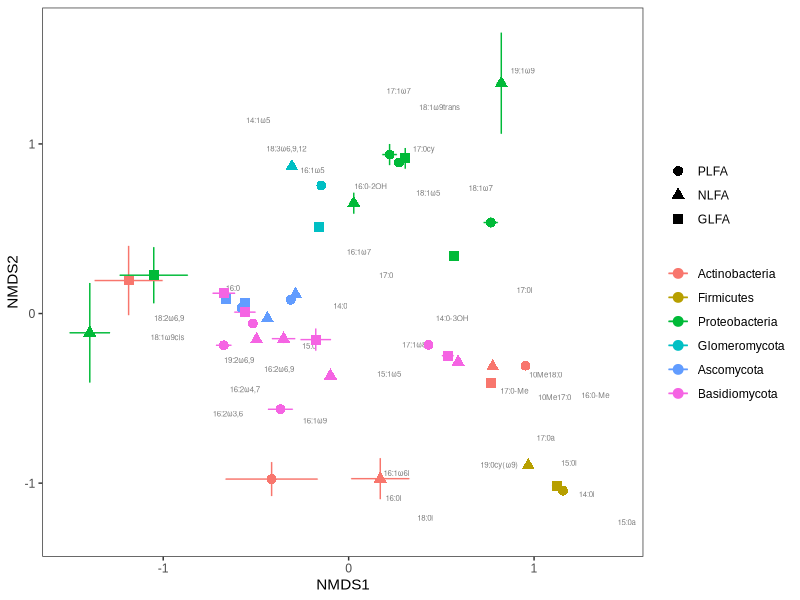
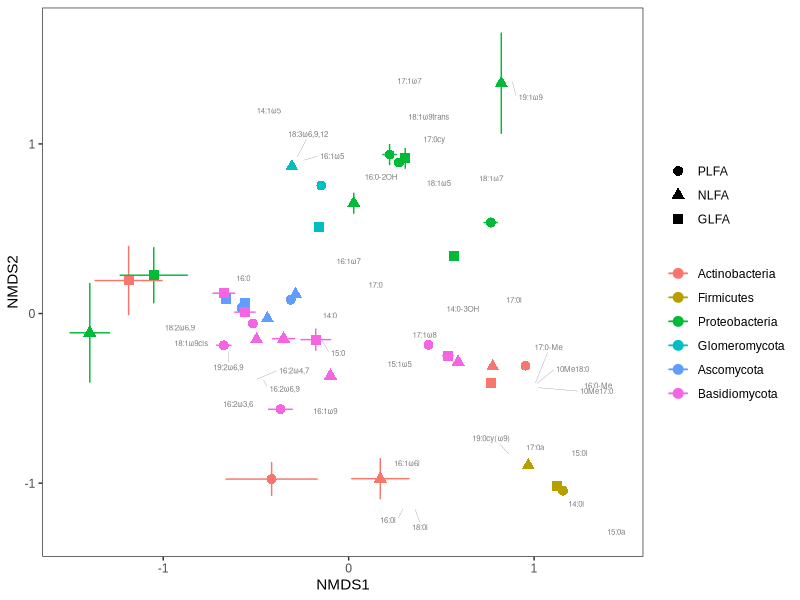
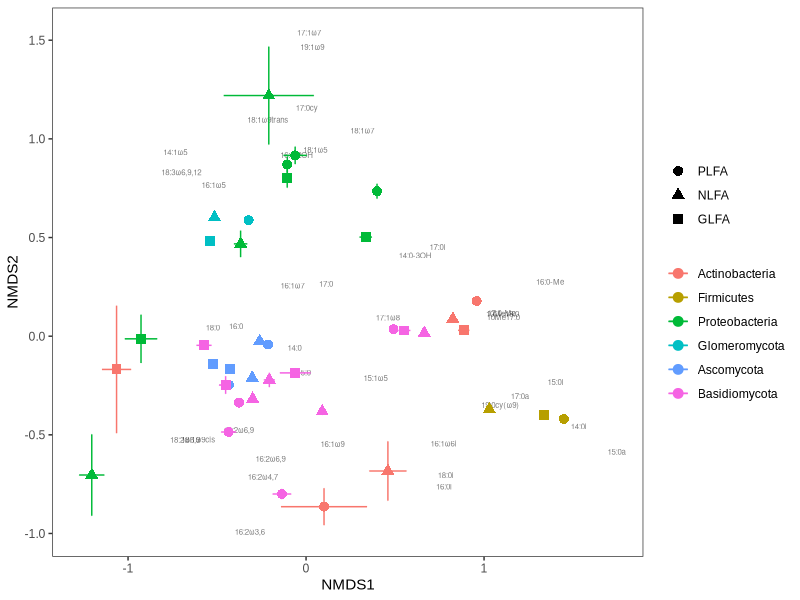
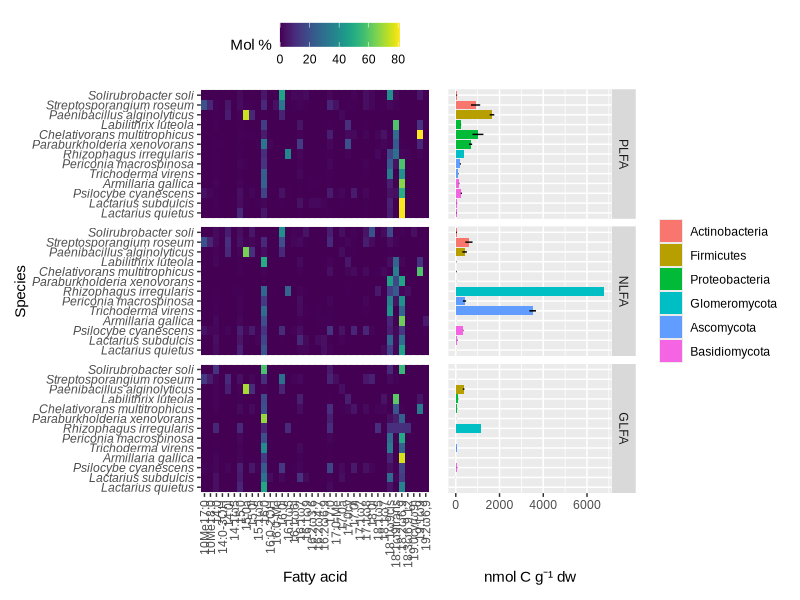
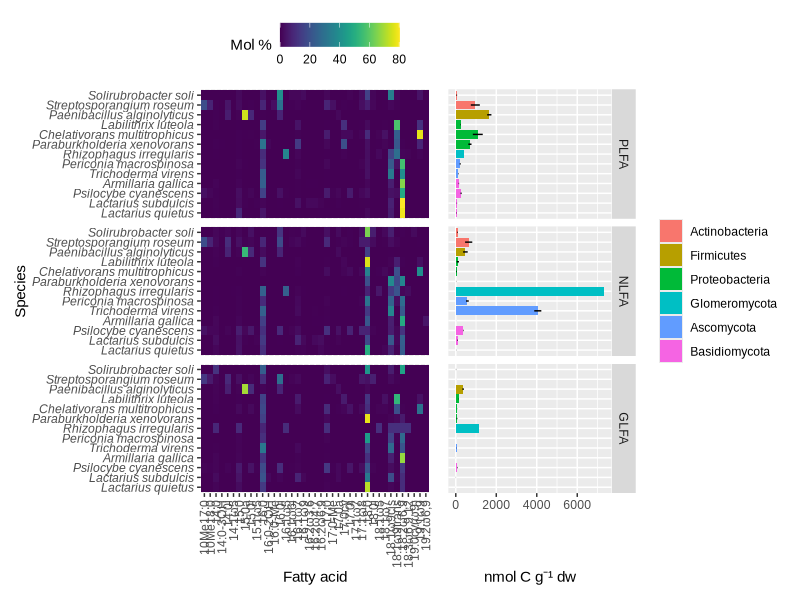
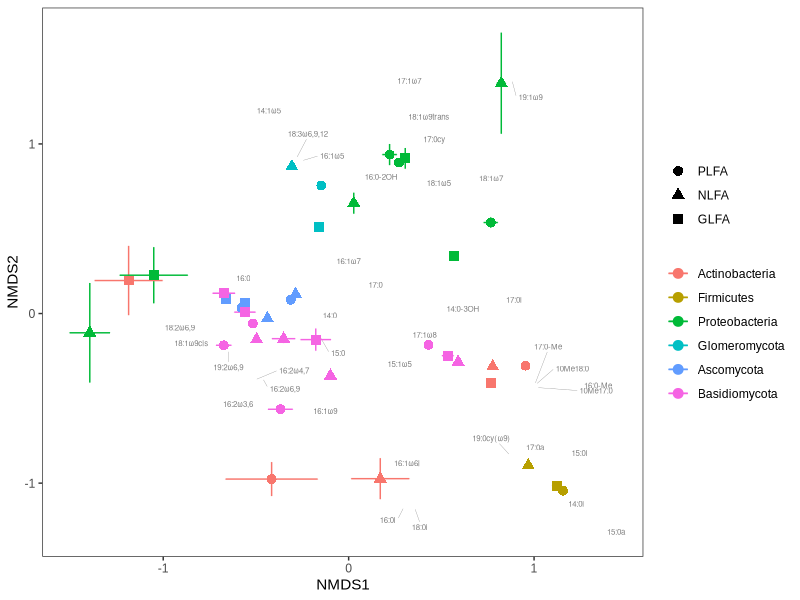
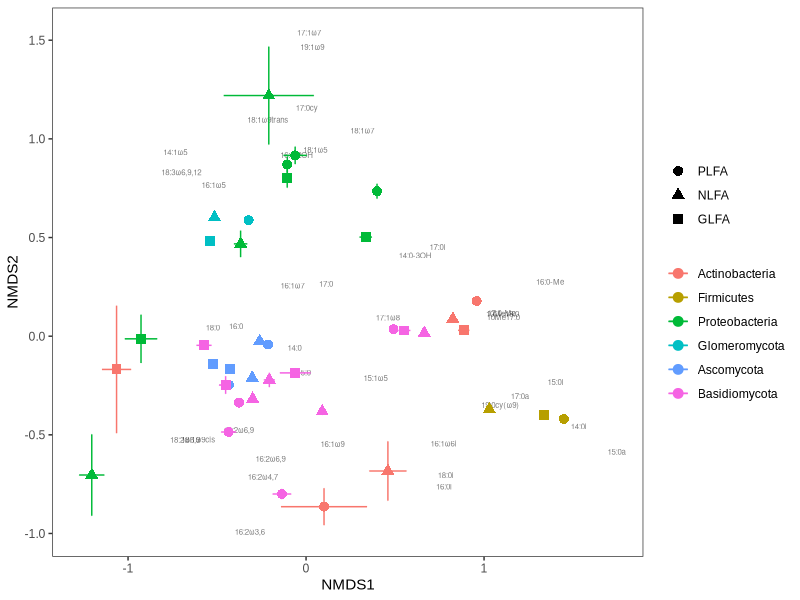

Here is the R script that generated these plots, in order:
## Gorka et al. 2023
## "Beyond PLFA: Concurrent extraction of neutral and 
##  glycolipid fatty acids provides new insights into 
##  soil microbial communities"

# This script analyses the microbial pure culture fatty acid profile data.
# It creates Fig. 3, Fig. 4, Fig. S2, and Fig. S3.

# Load packages
library(tidyverse)
library(ggrepel) # Additional geoms for ggplot2
library(viridis) # Viridis colour package
library(vegan) # Multivariate statistics
library(patchwork) # To arrange ggplots
library(rstatix) # Pipe-friendly statistics
#

# Prep data ---------------------------------------------------------------
# Import TIC area data
fa <- 
  read_csv("area.csv") %>% 
  dplyr::select(-info)

# Check data for duplicate values
fa %>% 
  group_by(full_id, FA) %>% 
  filter(n() > 1) %>% 
  nrow
# --> looks ok!

# Export list of FAs for C-atom list
#write.csv(sort(levels(as_factor(fa$FA))), file = "FA_list.csv")
# --> save as "C_atoms.csv", rename column "x" to "FA", add C.atoms

# Save internal standard extra
C19_0 <-
  fa %>% 
  filter(FA == "C19:0") %>% 
  dplyr::select(full_id, area) %>% 
  mutate(C19_0 = area / 0.639938565897674) %>% # *
  dplyr::select(-area)
# *The long value is the added amount 
#  of 19:0 in umol C (1:200, 100 ul)

# Add 19:0 column to "fa"
fa <-
  fa %>% 
  filter(FA != "C19:0") %>% # Remove FA 19:0 first
  left_join(C19_0, by = "full_id")



##### Calculations
## nmol C = area / C19_0-value * 1000
fa <-
  fa %>% 
  mutate(nmolC = area / C19_0 * 1000) %>% 
  dplyr::select(-C19_0, -area)

## Load weights data
weights <- 
  read_csv("weights.csv")

# Calc. actual and potential volumes for transfer loss correction
weights <- 
  weights %>% 
  mutate(actual_vol_g = full_vial_g - empty_vial_g, # Calc actual vol
         potential_vol_g = 5.60334210526316) %>%    # Add potential vol
  dplyr::select(-c(full_vial_g, empty_vial_g))

# Check if data corresponds correctly
all(levels(as.factor(fa$id)) == levels(as.factor(weights$id)))
all(levels(as.factor(fa$rep)) == levels(as.factor(weights$rep)))
all(levels(as.factor(paste(fa$id, fa$rep))) == levels(as.factor(paste(weights$id, weights$rep))))

# Correct for losses with transfer of lower phase after phase separation
fa <-
  fa %>% 
  left_join(weights, by = c("id", "rep", "GC_run")) %>% 
  mutate(nmolC = nmolC / actual_vol_g * potential_vol_g) %>% # CALC
  dplyr::select(-actual_vol_g, -potential_vol_g)

## Subtr Blks
blks <-
  fa %>% 
  filter(id == "Blk") %>%
  dplyr::select(fa_type, GC_run, FA, nmolC) %>% 
  group_by(fa_type, GC_run, FA) %>% 
  summarise(blk_mean = mean(nmolC)) %>% # Calc mean
  ungroup()

fa <-
  fa %>% 
  filter(id != "Blk") %>% 
  left_join(blks, by = c("fa_type", "GC_run", "FA")) %>%
  mutate(blk_mean = ifelse(is.na(blk_mean), 0, blk_mean)) %>% # Set NAs zero
  mutate(nmolC = nmolC - blk_mean) %>% # Subtract blks
  dplyr::select(-blk_mean)


## Methyl-group correction and divide by (g dw)
# Load phylum data (includes C-atoms)
#--> NOTE that the 'phylum' column refers 
#    to the phylogenetic specificity of FAs
c_atoms <- read_csv("C_atoms.csv")


# Merge dfs and Calc
all(c_atoms$FA %>% as_factor %>% levels %>% sort == fa$FA %>% as_factor %>% levels %>% sort) # Check if FA names correspond
fa <-
  fa %>% 
  left_join(c_atoms, by = "FA") %>% 
  mutate(nmolC = nmolC / (C.atoms + 1) * C.atoms ) %>% # Methyl group correction
  mutate(nmolC = nmolC / dw_mg) %>%                    # Normalise by mg dry weight
  dplyr::select(-c(C.atoms, dw_mg))

# Set negative values to zero
# --> applies to straight chain FAs which were present in blank samples
fa <-
  fa %>% 
  mutate(nmolC = ifelse(nmolC < 0, 0, nmolC)) %>% 
  droplevels()

# Reorder factor levels (PLFA > NLFA > GLFA)
fa <-
  fa %>%  
  mutate(fa_type = fct_rev(fa_type))

# Check data for duplicates
fa %>% group_by(full_id, FA) %>% filter(n() > 1) %>% nrow()
# --> looks ok!

# Add taxon column
taxon <- read_csv("species_list.csv")
all(fa$species %>% as_factor %>% levels %>% sort == taxon$species %>% as_factor %>% levels %>% sort) # Check if species names correspond
fa <- fa %>% left_join(taxon)

# Print data
fa



#
# Heatmap + Boxplot (-18:0) - Fig 3 -----------------------------------------------
# Save data for section, and delete FA 18:0
heat <- fa %>% 
  filter(FA != "C18:0")

# Calculate mol%
fa_sum <-
  heat %>% 
  mutate(nmolC = ifelse(is.na(nmolC), 0, nmolC)) %>% # Set NAs zero
  group_by(full_id) %>% 
  summarise(nmolC_sum = sum(nmolC)) %>% 
  ungroup()

heat <-
  heat %>% 
  left_join(y = fa_sum, by = "full_id") %>% 
  mutate(nmolC = ifelse(is.na(nmolC), 0, nmolC)) %>% # Set NAs zero
  mutate(molPerc = nmolC / nmolC_sum * 100) %>% 
  dplyr::select(-c(nmolC_sum))

# Check it
#--> Sum should always be 100
heat %>% 
  group_by(full_id) %>% 
  summarise(molPerc = sum(molPerc)) %>% 
  arrange(molPerc) %>% 
  print(n = 114)

# Beautify fatty acid names
heat <- 
  heat %>% 
  mutate(FA = gsub("C", "", FA),
         FA = gsub("w", "ω", FA),
         FA = gsub("_", "-", FA),
         FA = gsub("-OH", "OH", FA))

# Add genus column
heat <-
  heat %>% 
  separate(col = species,
           into = c("genus", "x"),
           sep = " ",
           remove = FALSE) %>% 
  dplyr::select(-x)

# Resort factor levels
levels(as_factor(paste(heat$taxon, heat$species))) # Print all species
heat <- heat %>% 
  mutate(species = fct_relevel(species,
                               c("Solirubrobacter soli", "Streptosporangium roseum",    # Actinobacteria
                                 "Paenibacillus alginolyticus",                         # Firmicutes
                                 "Labilithrix luteola", "Chelativorans multitrophicus", # Proteobacteria
                                 "Paraburkholderia xenovorans",
                                 "Rhizophagus irregularis",                             # Glomeromycetes
                                 "Periconia macrospinosa", "Trichoderma virens",        # Ascomycetes
                                 "Armillaria gallica", "Psilocybe cyanescens",          # Basidiomycetes
                                 "Lactarius subdulcis", "Lactarius quietus")))          # Basidiomycetes (EMF)
levels(heat$species) # Check it!

levels(as_factor(heat$taxon))
heat <- heat %>% 
  mutate(taxon = fct_relevel(taxon,
                               c("Actinobacteria", "Firmicutes", "Proteobacteria",
                                 "Glomeromycota", "Ascomycota", "Basidiomycota")))

#### Plot it!
# Heatmap
fig1 <-
heat %>% 
  dplyr::select(-nmolC) %>% 
  group_by(FA, fa_type, species) %>% 
  mutate(species = as_factor(species)) %>% 
  summarise(molPerc = mean(molPerc)) %>% 
  ungroup() %>% 
  pivot_wider(values_from = molPerc, names_from = FA) %>%
  pivot_longer(cols = c("10Me17:0":ncol(.)), values_to = "molPerc", names_to = "FA") %>% 
  mutate(molPerc = replace_na(molPerc, 0)) %>% # Replace NA values with zero
  droplevels() %>% 
  # Plot it!
  ggplot(aes(x = FA, y = species, fill = molPerc)) +
  geom_tile() +
  scale_fill_viridis(name = "Mol %") +
  labs(x = "Fatty acid", y = "Species") +
  scale_y_discrete(limits = rev) +
  facet_wrap(~fa_type, ncol = 1, strip.position = "right") +
  theme(axis.text.x = element_text(angle = 90, hjust = 1, vjust = 0.5),
        legend.position = "top",
        strip.text.y = element_blank(),
        text = element_text(family = "Arial"),
        axis.text.y = element_text(face = "italic"))

# nmolC -- boxplot
fig2 <-
heat %>% 
  dplyr::select(-molPerc) %>% 
  # Calc sum of all FAs
  group_by(fa_type, species, genus, taxon, rep) %>% 
  mutate(species = as_factor(species)) %>% 
  summarise(nmolC = sum(nmolC)) %>% 
  ungroup() %>% 
  # Plot it!
  ggplot(aes(x = nmolC, y = species, fill = taxon)) +
  stat_summary(geom = "bar", fun = mean) +
  stat_summary(geom = "errorbar", fun.data = mean_se, width = 0) +
  labs(x = "nmol C g⁻¹ dw", y = "Species") +
  scale_y_discrete(limits = rev) +
  facet_wrap(~fa_type, ncol = 1, strip.position = "right") +
  theme(legend.title = element_blank(),
        axis.title.y = element_blank(),
        axis.text.y = element_blank(),
        axis.ticks.y = element_blank(),
        text = element_text(family = "Arial"))

# Plot and export it!
fig_JPEG <- fig1 + fig2 + plot_layout(widths = c(1.4,1))
jpeg(filename = "Fig_3.jpg", units = "cm", width = 35, height = 19, res = 300)
plot(fig_JPEG)
dev.off()


#
# Heatmap + Boxplot (+18:0) - Fig S2 -----------------------------------------------
# Save df for section
heat <- fa 

# Calculate mol%
fa_sum <-
  heat %>% 
  mutate(nmolC = ifelse(is.na(nmolC), 0, nmolC)) %>% # Set NAs zero
  group_by(full_id) %>% 
  summarise(nmolC_sum = sum(nmolC)) %>% 
  ungroup()

heat <-
  heat %>% 
  left_join(y = fa_sum, by = "full_id") %>% 
  mutate(nmolC = ifelse(is.na(nmolC), 0, nmolC)) %>% # Set NAs zero
  mutate(molPerc = nmolC / nmolC_sum * 100) %>% 
  dplyr::select(-c(nmolC_sum))

# Check it
#--> Sum should always be 100
heat %>% 
  group_by(full_id) %>% 
  summarise(molPerc = sum(molPerc)) %>% 
  arrange(molPerc)

# Beautify fatty acid :)
heat <- heat %>% 
  mutate(FA = gsub("C", "", FA),
         FA = gsub("w", "ω", FA),
         FA = gsub("_", "-", FA),
         FA = gsub("-OH", "OH", FA))

# Add genus column
heat <-
  heat %>% 
  separate(col = species,
           into = c("genus", "x"),
           sep = " ",
           remove = FALSE) %>% 
  dplyr::select(-x)

# Resort factor levels
levels(as_factor(paste(heat$taxon, heat$species)))
heat <- heat %>% 
  mutate(species = fct_relevel(species,
                               c("Solirubrobacter soli", "Streptosporangium roseum",    # Actinobacteria
                                 "Paenibacillus alginolyticus",                         # Firmicutes
                                 "Labilithrix luteola", "Chelativorans multitrophicus", # Proteobacteria
                                 "Paraburkholderia xenovorans",
                                 "Rhizophagus irregularis",                             # Glomeromycetes
                                 "Periconia macrospinosa", "Trichoderma virens",        # Ascomycetes
                                 "Armillaria gallica", "Psilocybe cyanescens",          # Basidiomycetes
                                 "Lactarius subdulcis", "Lactarius quietus")))          # Basidiomycetes (EMF)
levels(heat$species)

levels(as_factor(heat$taxon))
heat <- heat %>% 
  mutate(taxon = fct_relevel(taxon,
                                   c("Actinobacteria", "Firmicutes", "Proteobacteria",
                                     "Glomeromycota", "Ascomycota", "Basidiomycota")))

#### Plot it!
# Heatmap
fig1 <-
  heat %>% 
  dplyr::select(-nmolC) %>% 
  group_by(FA, fa_type, species) %>% 
  mutate(species = as_factor(species)) %>% 
  summarise(molPerc = mean(molPerc)) %>% 
  ungroup() %>% 
  pivot_wider(values_from = molPerc, names_from = FA) %>%
  pivot_longer(cols = c("10Me17:0":ncol(.)), values_to = "molPerc", names_to = "FA") %>% 
  mutate(molPerc = replace_na(molPerc, 0)) %>% # Replace NA values with zero
  droplevels() %>% 
  # Plot it!
  ggplot(aes(x = FA, y = species, fill = molPerc)) +
  geom_tile() +
  scale_fill_viridis(name = "Mol %") +
  labs(x = "Fatty acid", y = "Species") +
  scale_y_discrete(limits = rev) +
  facet_wrap(~fa_type, ncol = 1, strip.position = "right") +
  theme(axis.text.x = element_text(angle = 90, hjust = 1, vjust = 0.5),
        legend.position = "top",
        strip.text.y = element_blank(),
        text = element_text(family = "Arial"),
        axis.text.y = element_text(face = "italic"))

# nmolC -- boxplot
fig2 <-
  heat %>% 
  dplyr::select(-molPerc) %>% 
  # Calc sum of all FAs
  group_by(fa_type, species, genus, taxon, rep) %>% 
  mutate(species = as_factor(species)) %>% 
  summarise(nmolC = sum(nmolC)) %>% 
  ungroup() %>% 
  # Plot it!
  ggplot(aes(x = nmolC, y = species, fill = taxon)) +
  stat_summary(geom = "bar", fun = mean) +
  stat_summary(geom = "errorbar", fun.data = mean_se, width = 0) +
  labs(x = "nmol C g⁻¹ dw", y = "Species") +
  scale_y_discrete(limits = rev) +
  facet_wrap(~fa_type, ncol = 1, strip.position = "right") +
  theme(legend.title = element_blank(),
        axis.title.y = element_blank(),
        axis.text.y = element_blank(),
        axis.ticks.y = element_blank(),
        text = element_text(family = "Arial"))

# Plot it!
fig_JPEG <- fig1 + fig2 + plot_layout(widths = c(1.4,1))
jpeg(filename = "Fig_S2.jpg", units = "cm", width = 35, height = 19, res = 300)
plot(fig_JPEG)
dev.off()



#
# NMDS (-18:0) - Fig 4 ------------------------------------------------------
# Save df for section
data_nmds <- fa %>% 
  filter(FA != "C18:0") 

# Calculate mol%
fa_sum <-
  data_nmds %>% 
  mutate(nmolC = ifelse(is.na(nmolC), 0, nmolC)) %>% # Set NAs zero
  group_by(full_id) %>% 
  summarise(nmolC_sum = sum(nmolC)) %>% 
  ungroup()

data_nmds <-
  data_nmds %>% 
  left_join(y = fa_sum, by = "full_id") %>% 
  mutate(nmolC = ifelse(is.na(nmolC), 0, nmolC)) %>% # Set NAs zero
  mutate(molPerc = nmolC / nmolC_sum * 100) %>% 
  dplyr::select(-c(nmolC_sum))

# Check it
#--> Sum should always be 100
data_nmds %>% 
  group_by(full_id) %>% 
  summarise(molPerc = sum(molPerc)) %>% 
  arrange(molPerc) %>% 
  print(n = 114)

# Beautify fatty acid :)
data_nmds <- data_nmds %>% 
  mutate(FA = gsub("C", "", FA),
         FA = gsub("w", "ω", FA),
         FA = gsub("_", "-", FA),
         FA = gsub("-OH", "OH", FA))

# Check data for rowsum = 0
to_delete <- 
  data_nmds %>% 
  group_by(full_id, id, fa_type, species, FA) %>% 
  summarise(sum = sum(molPerc)) %>% 
  ungroup() %>% 
  filter(sum == 0) %>% 
  mutate(d1 = paste(full_id, FA),
         d2 = "DELETE") %>% 
  dplyr::select(d1, d2)

# Remove data with rowsum = 0
data_nmds <- 
  data_nmds %>% 
  mutate(d1 = paste(full_id, FA)) %>% 
  left_join(to_delete) %>% 
  replace_na(list(d2 = "keep")) %>% 
  filter(d2 != "DELETE") %>% 
  dplyr::select(-d1, -d2)


## Spread data
names(data_nmds)
data_nmds <- data_nmds %>% 
  dplyr::select(-nmolC, -GC_run) %>% 
  pivot_wider(
    names_from = FA,
    values_from = molPerc, 
    values_fill = list(molPerc = 0)
  )
data_nmds

# Subset data for NMDS
data_nmds %>% names
group_vars <- data_nmds[, 1:7]
data_nmds <- data_nmds[, 8:ncol(data_nmds)]

# Set seed
set.seed(123)

# Run model
mod <- metaMDS(comm = data_nmds, distance = "bray", k = 2)
mod

# Save coordinates
site_scores <- as.data.frame(scores(mod)$sites)
species_scores <- as.data.frame(scores(mod)$species)
species_scores$FA <- rownames(species_scores)

# Add group vars
site_scores$fa_type <- group_vars$fa_type
site_scores$taxon <- group_vars$taxon
site_scores$species <- group_vars$species

## Plot it!
# Calculate mean and standard error per strain
site_means <- site_scores %>% 
  group_by(taxon, species, fa_type) %>% 
  summarise(mean_NMDS1 = mean(NMDS1),
            mean_NMDS2 = mean(NMDS2),
            se_NMDS1 = sd(NMDS1)/sqrt(n()),
            se_NMDS2 = sd(NMDS2)/sqrt(n()))

# Calculate upper and lower bounds of error bars
site_means$error_upper_NMDS1 <- site_means$mean_NMDS1 + site_means$se_NMDS1
site_means$error_lower_NMDS1 <- site_means$mean_NMDS1 - site_means$se_NMDS1
site_means$error_upper_NMDS2 <- site_means$mean_NMDS2 + site_means$se_NMDS2
site_means$error_lower_NMDS2 <- site_means$mean_NMDS2 - site_means$se_NMDS2

# Resort phyla factor levels
site_means <- 
  site_means %>% 
  ungroup() %>% 
  mutate(taxon = fct_relevel(taxon,
                             c("Actinobacteria", "Firmicutes", "Proteobacteria",
                               "Glomeromycota", "Ascomycota", "Basidiomycota")))


# Easy plot without geom_repel
ggplot() +
  geom_text_repel(data = species_scores, size = 2, alpha = 0.5, 
            aes(x = NMDS1, y = NMDS2, label = FA)) +
  geom_errorbar(data = site_means, 
                aes(x = mean_NMDS1, 
                    ymin = error_lower_NMDS2, ymax = error_upper_NMDS2,
                    colour = taxon)) +
  geom_errorbarh(data = site_means, 
                 aes(y = mean_NMDS2, 
                     xmin = error_lower_NMDS1, xmax = error_upper_NMDS1,
                     colour = taxon)) +
  geom_point(data = site_means, size = 3,
             aes(x = mean_NMDS1, y = mean_NMDS2, 
                 colour = taxon, shape = fa_type)) +
  labs(x = "NMDS1", y = "NMDS2") +
  theme_bw() +
  theme(panel.grid = element_blank(),
        legend.title = element_blank(),
        text = element_text(family = "Arial"))


#---> Many species scores (i.e., fatty acid names) are overlapping!

# Filter overlapping species scores, and group by cluster
species_scores_overlap1 <-
  species_scores %>% 
  filter(FA == "19:0cy(ω9)")

species_scores_overlap2 <-
  species_scores %>% 
  filter(FA == "10Me17:0" | FA == "10Me18:0" | FA == "17:0-Me")

species_scores_overlap3 <-
  species_scores %>% 
  filter(FA == "16:0i" | FA == "18:0i")

species_scores_overlap4 <-
  species_scores %>% 
  filter(FA == "16:2ω4,7" | FA == "16:2ω6,9")

species_scores_overlap5 <-
  species_scores %>% 
  filter(FA == "15:0" | FA == "19:1ω9")

species_scores_overlap6 <-
  species_scores %>% 
  filter(FA == "18:3ω6,9,12" | FA == "16:1ω5")

species_scores_overlap7 <-
  species_scores %>% 
  filter(FA == "19:2ω6,9")


species_scores_keep <-
species_scores %>% 
  filter(FA != "19:0cy(ω9)" & 
           FA != "10Me17:0" & FA != "10Me18:0" & FA != "17:0-Me" &
           FA != "16:0i" & FA != "18:0i" & 
           FA != "16:2ω4,7" & FA != "16:2ω6,9" & 
           FA != "15:0" & FA != "19:1ω9" & 
           FA != "18:3ω6,9,12" & FA != "16:1ω5" & 
           FA != "19:2ω6,9")

# ggplot
ggplot() +
  geom_text_repel(data = species_scores_overlap1, size = 2, alpha = 0.5, 
                  segment.colour = "black", min.segment.length = 0, force = 0.2,
                  segment.size = 0.1,
                  box.padding = 0.2, nudge_y = 0.1, nudge_x = -0.1,
                  aes(x = NMDS1, y = NMDS2, label = FA)) +
  geom_text_repel(data = species_scores_overlap2, size = 2, alpha = 0.5, 
                  segment.colour = "black", min.segment.length = 0, force = 0.2,
                  segment.size = 0.1,
                  box.padding = 0.4, nudge_y = 0.1, nudge_x = 0.2,
                  aes(x = NMDS1, y = NMDS2, label = FA)) +
  geom_text_repel(data = species_scores_overlap3, size = 2, alpha = 0.5, 
                  segment.colour = "black", min.segment.length = 0, force = 0.2,
                  segment.size = 0.1,
                  box.padding = 0.4, nudge_y = -0.1,
                  aes(x = NMDS1, y = NMDS2, label = FA)) +
  geom_text_repel(data = species_scores_overlap4, size = 2, alpha = 0.5, 
                  segment.colour = "black", min.segment.length = 0, force = 0.2,
                  segment.size = 0.1,
                  box.padding = 0.3, nudge_x = 0.2, nudge_y = 0.05,
                  aes(x = NMDS1, y = NMDS2, label = FA)) +
  geom_text_repel(data = species_scores_overlap5, size = 2, alpha = 0.5, 
                  segment.colour = "black", min.segment.length = 0, force = 0.2,
                  segment.size = 0.1,
                  box.padding = 0.4, nudge_x = 0.1, nudge_y = -0.1,
                  aes(x = NMDS1, y = NMDS2, label = FA)) +
  geom_text_repel(data = species_scores_overlap6, size = 2, alpha = 0.5, 
                  segment.colour = "black", min.segment.length = 0, force = 0.2,
                  segment.size = 0.1,
                  box.padding = 0.4, nudge_y = 0.1, nudge_x = 0.1,
                  aes(x = NMDS1, y = NMDS2, label = FA)) +
  geom_text_repel(data = species_scores_overlap7, size = 2, alpha = 0.5, 
                  segment.colour = "black", min.segment.length = 0, force = 0.2,
                  segment.size = 0.1,
                  box.padding = 0.5, nudge_y = -0.1,
                  aes(x = NMDS1, y = NMDS2, label = FA)) +
  geom_text(data = species_scores_keep, size = 2, alpha = 0.5, 
            aes(x = NMDS1, y = NMDS2, label = FA)) +
  geom_errorbar(data = site_means, 
                aes(x = mean_NMDS1, 
                    ymin = error_lower_NMDS2, ymax = error_upper_NMDS2,
                    colour = taxon)) +
  geom_errorbarh(data = site_means, 
                 aes(y = mean_NMDS2, 
                     xmin = error_lower_NMDS1, xmax = error_upper_NMDS1,
                     colour = taxon)) +
  geom_point(data = site_means, size = 3,
             aes(x = mean_NMDS1, y = mean_NMDS2, 
                 colour = taxon, shape = fa_type)) +
  labs(x = "NMDS1", y = "NMDS2") +
  theme_bw() +
  theme(panel.grid = element_blank(),
        legend.title = element_blank(),
        text = element_text(family = "Arial"))


# Export plot
ggsave("Fig_4.jpg", units = "cm", width = 18, height = 12)

# PERMANOVA
adonis2(data_nmds ~ fa_type + species, data = group_vars, method = "bray")

# Print stress value
mod$stress %>% round(3)

#

# NMDS (+18:0) - Fig S3 ------------------------------------------------------
# Save df for section
data_nmds <- fa

# Calculate mol%
fa_sum <-
  data_nmds %>% 
  mutate(nmolC = ifelse(is.na(nmolC), 0, nmolC)) %>% # Set NAs zero
  group_by(full_id) %>% 
  summarise(nmolC_sum = sum(nmolC)) %>% 
  ungroup()

data_nmds <-
  data_nmds %>% 
  left_join(y = fa_sum, by = "full_id") %>% 
  mutate(nmolC = ifelse(is.na(nmolC), 0, nmolC)) %>% # Set NAs zero
  mutate(molPerc = nmolC / nmolC_sum * 100) %>% 
  dplyr::select(-c(nmolC_sum))

# Check it
#--> Sum should always be 100
data_nmds %>% 
  group_by(full_id) %>% 
  summarise(molPerc = sum(molPerc)) %>% 
  arrange(molPerc)

# Beautify fatty acid :)
data_nmds <- data_nmds %>% 
  mutate(FA = gsub("C", "", FA),
         FA = gsub("w", "ω", FA),
         FA = gsub("_", "-", FA),
         FA = gsub("-OH", "OH", FA))

# Check data for rowsum = 0
to_delete <- 
  data_nmds %>% 
  group_by(full_id, id, fa_type, species, FA) %>% 
  summarise(sum = sum(molPerc)) %>% 
  ungroup() %>% 
  filter(sum == 0) %>% 
  mutate(d1 = paste(full_id, FA),
         d2 = "DELETE") %>% 
  dplyr::select(d1, d2)

# Remove data with rowsum = 0
data_nmds <- 
  data_nmds %>% 
  mutate(d1 = paste(full_id, FA)) %>% 
  left_join(to_delete) %>% 
  replace_na(list(d2 = "keep")) %>% 
  filter(d2 != "DELETE") %>% 
  dplyr::select(-d1, -d2)


## Spread data
names(data_nmds)
data_nmds <- data_nmds %>% 
  dplyr::select(-nmolC, -GC_run) %>% 
  pivot_wider(
    names_from = FA,
    values_from = molPerc, 
    values_fill = list(molPerc = 0)
  )
data_nmds

# Subset data for NMDS
data_nmds %>% names
group_vars <- data_nmds[, 1:7]
data_nmds <- data_nmds[, 8:ncol(data_nmds)]

# Set seed
set.seed(123)

# Run model
mod <- metaMDS(comm = data_nmds, distance = "bray", k = 2)
mod

# Save coordinates
site_scores <- as.data.frame(scores(mod)$sites)
species_scores <- as.data.frame(scores(mod)$species)
species_scores$FA <- rownames(species_scores)

# Add group vars
site_scores$fa_type <- group_vars$fa_type
site_scores$taxon <- group_vars$taxon
site_scores$species <- group_vars$species

## Plot it!
# Calculate mean and standard error per strain
site_means <- site_scores %>% 
  group_by(taxon, species, fa_type) %>% 
  summarise(mean_NMDS1 = mean(NMDS1),
            mean_NMDS2 = mean(NMDS2),
            se_NMDS1 = sd(NMDS1)/sqrt(n()),
            se_NMDS2 = sd(NMDS2)/sqrt(n()))

# Calculate upper and lower bounds of error bars
site_means$error_upper_NMDS1 <- site_means$mean_NMDS1 + site_means$se_NMDS1
site_means$error_lower_NMDS1 <- site_means$mean_NMDS1 - site_means$se_NMDS1
site_means$error_upper_NMDS2 <- site_means$mean_NMDS2 + site_means$se_NMDS2
site_means$error_lower_NMDS2 <- site_means$mean_NMDS2 - site_means$se_NMDS2

# Resort phyla factor levels
site_means <- 
  site_means %>% 
  ungroup() %>% 
  mutate(taxon = fct_relevel(taxon,
                             c("Actinobacteria", "Firmicutes", "Proteobacteria",
                               "Glomeromycota", "Ascomycota", "Basidiomycota")))

# ggplot
ggplot() +
  geom_text(data = species_scores, size = 2, alpha = 0.5,
            aes(x = NMDS1, y = NMDS2, label = FA)) +
  geom_errorbar(data = site_means, 
                aes(x = mean_NMDS1, 
                    ymin = error_lower_NMDS2, ymax = error_upper_NMDS2,
                    colour = taxon)) +
  geom_errorbarh(data = site_means, 
                 aes(y = mean_NMDS2, 
                     xmin = error_lower_NMDS1, xmax = error_upper_NMDS1,
                     colour = taxon)) +
  geom_point(data = site_means, size = 3,
             aes(x = mean_NMDS1, y = mean_NMDS2, 
                 colour = taxon, shape = fa_type)) +
  labs(x = "NMDS1", y = "NMDS2") +
  theme_bw() +
  theme(panel.grid = element_blank(),
        legend.title = element_blank(),
        text = element_text(family = "Arial"))

# Export plot
ggsave("Fig_S3.jpg", units = "cm", width = 18, height = 12)

# PERMANOVA
adonis2(data_nmds ~ fa_type + species, data = group_vars, method = "bray")

# Print stress value
mod$stress %>% round(3)

#

